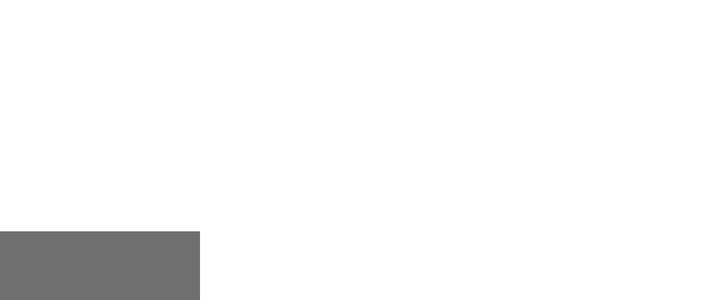
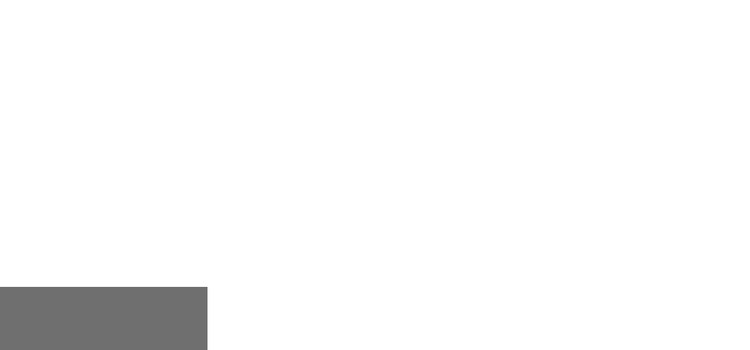

An Android layout and its configuration variant, each rendered on a device that would load it. The default file and the variant file are quoted in full after the pictures.
<!-- AndroidManifest.xml: application theme Theme.Magpitheme -->
<!-- res/layout/adapter_issue_item.xml -->
<?xml version="1.0" encoding="utf-8"?>
<RelativeLayout xmlns:android="http://schemas.android.com/apk/res/android"
    android:layout_width="100dp"
    android:layout_height="150dp">
    
    <ImageView 
        android:layout_marginTop="5dip"
        android:id="@+id/grid_image"
        android:layout_width="fill_parent"
        android:layout_height="fill_parent" />
    
    <TextView 
        android:id="@+id/grid_label"
        android:layout_width="fill_parent"
        android:layout_height="wrap_content"
        android:paddingTop="5dp"
        android:paddingBottom="5dp"
        android:textColor="#ffffff"
        android:background="#90000000"
        android:gravity="center"
        android:layout_alignBottom="@+id/grid_image"
        android:textSize="18dp"
        android:singleLine="true"
        android:ellipsize="marquee" />

</RelativeLayout>
<!-- resources referenced by this layout -->
<resources>
  <!-- drawable selectable_background_magpitheme (drawable) -->
  <?xml version="1.0" encoding="utf-8"?>
  <selector xmlns:android="http://schemas.android.com/apk/res/android"
          android:exitFadeDuration="@android:integer/config_mediumAnimTime" >
      <item android:state_pressed="false" android:state_focused="true" android:drawable="@drawable/list_focused_magpitheme" />
      <item android:state_pressed="true" android:drawable="@drawable/pressed_background_magpitheme" />
      <item android:drawable="@android:color/transparent" />
  </selector>
  <!-- from res/values-v14/ -->
  <style name="PopupMenu.Magpitheme" parent="@style/Widget.Sherlock.ListPopupWindow"> 
          <item name="android:popupBackground">@drawable/menu_dropdown_panel_magpitheme</item>    
      </style>
  <!-- from res/values-v14/ -->
  <style name="DropDownListView.Magpitheme" parent="@style/Widget.Sherlock.ListView.DropDown">
          <item name="android:listSelector">@drawable/selectable_background_magpitheme</item>
      </style>
  <style name="ActionBarTabStyle.Magpitheme" parent="@style/Widget.Sherlock.ActionBar.TabView">
          <item name="android:background">@drawable/tab_indicator_ab_magpitheme</item>
      </style>
  <style name="DropDownNav.Magpitheme" parent="@style/Widget.Sherlock.Spinner.DropDown.ActionBar">
          <item name="android:background">@drawable/spinner_background_ab_magpitheme</item>
          <item name="android:popupBackground">@drawable/menu_dropdown_panel_magpitheme</item>
          <item name="android:dropDownSelector">@drawable/selectable_background_magpitheme</item>
      </style>
  <!-- from res/values-v14/ -->
  <style name="ActionBar.Solid.Magpitheme" parent="@style/Widget.Sherlock.Light.ActionBar.Solid.Inverse">
          <item name="android:background">@drawable/ab_solid_magpitheme</item>
          <item name="android:backgroundStacked">@drawable/ab_stacked_solid_magpitheme</item>
          <item name="android:backgroundSplit">@drawable/ab_bottom_solid_magpitheme</item>
          <item name="android:progressBarStyle">@style/ProgressBar.Magpitheme</item>
      </style>
  <style name="ActionButton.CloseMode.Magpitheme" parent="@style/Widget.Sherlock.ActionButton.CloseMode">
          <item name="android:background">@drawable/btn_cab_done_magpitheme</item>
      </style>
  <!-- from res/values-v14/ -->
  <style name="Theme.Magpitheme.Widget" parent="@style/Theme.Sherlock">
          <item name="android:popupMenuStyle">@style/PopupMenu.Magpitheme</item>
          <item name="android:dropDownListViewStyle">@style/DropDownListView.Magpitheme</item>
      </style>
  <!-- drawable pressed_background_magpitheme (drawable) -->
  <?xml version="1.0" encoding="utf-8"?>
  <shape xmlns:android="http://schemas.android.com/apk/res/android" android:shape="rectangle">
      <solid android:color="@color/pressed_magpitheme" />
  </shape>
  <style name="ProgressBar.Magpitheme" parent="@style/Widget.Sherlock.ProgressBar.Horizontal">
          <item name="android:progressDrawable">@drawable/progress_horizontal_magpitheme</item>
      </style>
  <!-- drawable btn_cab_done_magpitheme (drawable) -->
  <?xml version="1.0" encoding="utf-8"?>
  <selector xmlns:android="http://schemas.android.com/apk/res/android">
      <item android:state_pressed="true"
          android:drawable="@drawable/btn_cab_done_pressed_magpitheme" />
      <item android:state_focused="true" android:state_enabled="true"
          android:drawable="@drawable/btn_cab_done_focused_magpitheme" />
      <item android:state_enabled="true"
          android:drawable="@drawable/btn_cab_done_default_magpitheme" />
  </selector>
  <color name="pressed_magpitheme">#CCFFB200</color>
</resources>
<!-- res/layout-large/adapter_issue_item.xml (the repository's variant of the layout above) -->
<!-- drawn on a 7-inch tablet held upright -->
<?xml version="1.0" encoding="utf-8"?>
<RelativeLayout xmlns:android="http://schemas.android.com/apk/res/android"
    android:layout_width="166dp"
    android:layout_height="280dp" >

    <ProgressBar
        android:id="@+id/progress_news"
        android:layout_width="wrap_content"
        android:layout_height="wrap_content"
        android:layout_centerHorizontal="true"
        android:layout_centerVertical="true" />

    <ImageView
        android:id="@+id/grid_image"
        android:layout_width="fill_parent"
        android:layout_height="fill_parent"
        android:layout_marginTop="5dip" />

    <TextView
        android:id="@+id/grid_label"
        android:layout_width="fill_parent"
        android:layout_height="wrap_content"
        android:layout_alignBottom="@+id/grid_image"
        android:background="#90000000"
        android:ellipsize="marquee"
        android:gravity="center"
        android:paddingBottom="5dp"
        android:paddingTop="5dp"
        android:singleLine="true"
        android:textColor="#ffffff"
        android:textSize="30dp" />

</RelativeLayout>
